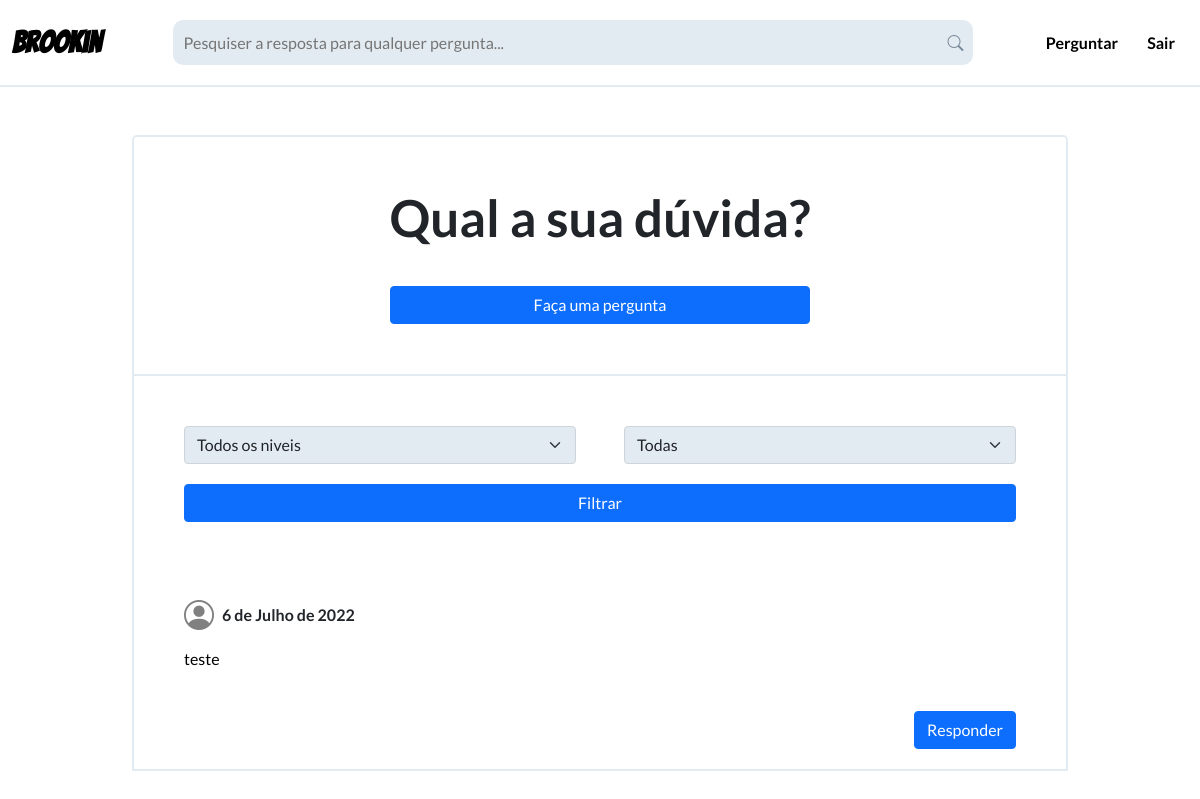
/ (signed in), run on an earlier commit of the app's database.
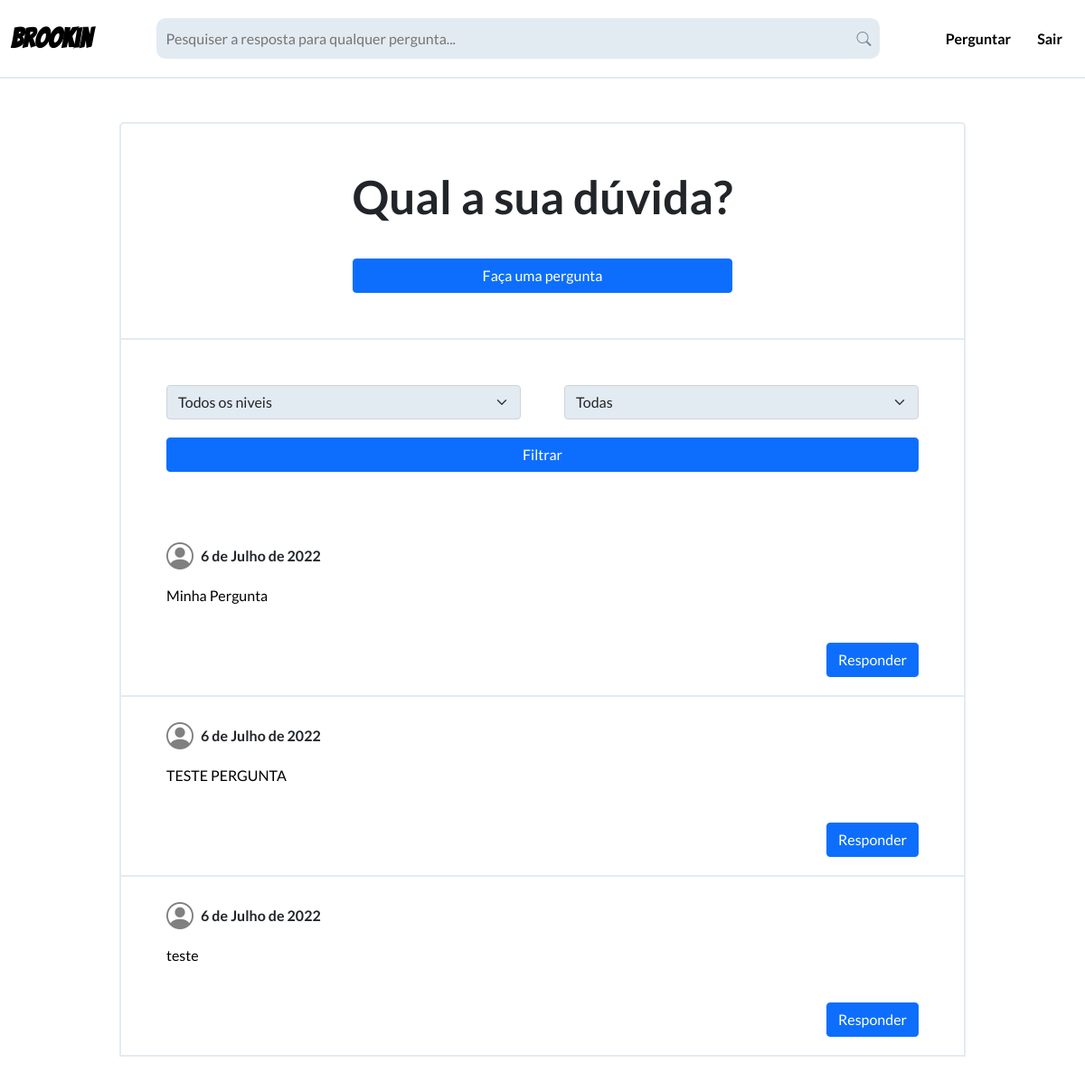
And on a later commit of the database.
### questions/models.py (models this page shows, shortened)
class Questions(models.Model):
    levels = (
            ('Ensino fundamental (básico)', 'Ensino fundamental (básico)'),
            ('Ensino médio (secundário)', 'Ensino médio (secundário)'),
            ('Ensino superior', 'Ensino superior'),
    )
    was_answered = models.BooleanField(default=False, verbose_name='Foi respondida?')
    user = models.ForeignKey(User, on_delete=models.SET_NULL,null=True, verbose_name='Usuário')
    date = models.DateField(auto_now_add=True, verbose_name='Data de criação')
    level = models.CharField(max_length=50, choices=levels)
    question = models.CharField(max_length=20000, verbose_name='Questão')
    answers = models.ManyToManyField('Answers', related_name='answer', blank=True, verbose_name='Respostas')
    class Meta:
        verbose_name = 'Questâo'
        verbose_name_plural = 'Questões'

### questions/views.py (the view)
# urls.py: path('', views.home, name='home'),
def home(request):
    if request.user.is_authenticated:
        questions = Questions.objects.order_by('-date')
        return render(request, 'home_secondary.html', {'questions': questions})
    else:
        return render(request, 'home_primary.html')

### questions/templates/home_secondary.html (shortened to what this page needs)
{% extends 'base.html' %}
{% load static %}
{% block head %}
<link rel="stylesheet" href="{% static 'questions/css/secondary.css' %}">
{% endblock head %}
{% block content %}
<div class="main-page container-fluid pt-5">
    <div class="content row">
        <div class="questions col-6">
            <div class="box-help">
                <div class="help-info">
                    <h1>Qual a sua dúvida?</h1>
                <a href="{% url 'new_question' %}" class="btn btn-primary">Faça uma pergunta</a>
                </div>
            </div>
            <div class="box-filter">
                <form action="{% url 'filter_options' %}" method="GET">
                    <div class="options d-flex gap-5">
                        <select name="level" class="form-select" aria-label="Default select example">
                            <option selected value="Todos os niveis">Todos os niveis</option>
                          </select>
                          <select name="respostas" class="form-select" aria-label="Default select example">
                            <option selected value="Todas">Todas</option>
                          </select>
                    </div>
                      <button type="submit" class="btn btn-primary">Filtrar</button>
                </form>
            </div>
            {% if questions %}
            {% for question in questions %}
            <div class="box-questions">
                <div class="question-line-1 d-flex justify-content-between">
                    <div class="questions-info d-flex align-items-center gap-2">
                        <i class="bi bi-person-circle"></i>
                        <div class="questions-info-box">
                            <span>{{ question.date }}<span>
                        </div>
                    </div>
                </div>
                <div class="question-line-2 text-break"><a href="{% url 'question' question.id %}">{{ question.question }}</a></div>
                <div class="question-line-3"><a href="{% url 'question' question.id %}" class="btn btn-primary">Responder</a></div>
            </div>
            {% endfor %}
            {% else %}
            <div class="box-questions rounded d-flex justify-content-center">
                <h3> Sem resultados </h3>
            </div>
            {% endif %}
        </div>
    </div>
</div>
{% endblock content %}

### templates/base.html (shortened to what this page needs)
{% load static %}
<!DOCTYPE html>
<html lang="pt-br">
<head>
    <link href="https://cdn.jsdelivr.net/npm/bootstrap@5.1.3/dist/css/bootstrap.min.css" rel="stylesheet">
    <link rel="stylesheet" href="https://cdn.jsdelivr.net/npm/bootstrap-icons@1.8.1/font/bootstrap-icons.css">
    <link rel="stylesheet" href="{% static 'base/css/base.css' %}">
    {% block head %}{% endblock head %}
</head>
<body>
    <header>
        <nav class="container-fluid">
           <div class="nav-top">
            <a class="font" href="{% url 'home' %}">Brookin</a>
           </div>
                <div class="search-container d-flex align-items-center">
                    <form action="{% url 'search' %}" method="GET">
                        <input type="text" name="busca" id="search" autocomplete="off" placeholder="Pesquiser a resposta para qualquer pergunta...">
                    </form>
                    <i class="bi bi-search"></i>
                </div>
            <div class="options d-flex gap-3 align-items-center">
                <a href="{% url 'new_question' %}">Perguntar</a>
                {% if request.user.is_authenticated %}
                <a href="{% url 'logout' %}" class="btn">Sair</a>
                {% endif %}
            </div>
        </nav>
    </header>
    {% block content %}{% endblock content %}
</body>
</html>

### static/base/css/base.css (style rules this page uses)
.font { font-family: 'Bangers', cursive; font-size: 30px; }
header { border-bottom: 2px solid #E3EBF2; padding: 20px 0; }
header a { color: black; font-weight: 600; text-decoration: none; }
header nav { display: flex; justify-content: space-between; }
.container-fluid { max-width: 1600px; }
header nav form { width: 100%; }
.search-container { width: 100%; max-width: 800px; background-color: #E3EBF2; border-radius: 10px; margin: 0 10px; }
.search-container input[type="text"] { width: 100%; height: 40px; background-color: #E3EBF2; border: none; color: #798A9A; border-radius: 10px; padding: 0 10px 0 10px; }
.search-container i { color: #798A9A; padding-right: 10px; }
nav .options a { font-weight: 600; font-size: 16px; text-decoration: none; color: black; }

### questions/static/questions/css/secondary.css (style rules this page uses)
* { margin: 0; padding: 0; box-sizing: border-box; font-family: 'Lato', sans-serif; }
body { padding-bottom: 100px; }
.content { display: flex; justify-content: center; }
.box-help { padding: 50px 0; border: 2px solid #E3EBF2; display: flex; align-items: center; justify-content: center; border-radius: 5px 5px 0 0; }
.help-info { display: flex; flex-direction: column; gap: 30px; }
.box-help h1 { font-size: 51px; font-weight: 700; }
.box-filter { padding: 50px; border-left: 2px solid #E3EBF2; border-right: 2px solid #E3EBF2; }
.box-filter form button { margin-top: 20px; width: 100%; }
.box-filter .form-select { background-color: #E3EBF2; }
.box-questions { padding: 20px 50px; border-left: 2px solid #E3EBF2; border-right: 2px solid #E3EBF2; border-bottom: 2px solid #E3EBF2; }
.question-line-1 .questions-info i { color: gray; font-size: 30px; }
.question-line-1 .questions-info { font-weight: 700; }
.question-line-2 { padding: 10px 0; max-height: 80px; overflow: hidden; }
.question-line-2 a { text-decoration: none; color: black; }
.question-line-3 { padding-top: 30px; display: flex; justify-content: right; }
@media (max-width: 1200px) { .questions { width: 100%; max-width: 80%; } }

What changed in the data, as far as the page shows it:
added Questions: date "6 de Julho de 2022", question "Minha Pergunta"
added Questions: date "6 de Julho de 2022", question "TESTE PERGUNTA"
